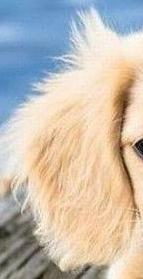
#> input picture Project_3/CIS_581_Project_3_Part_BC/MiniProject/Masks/Floppy_Left_Ear.png, 143 x 279 px
$ python FilterImage.py Masks/Floppy_Left_Ear.png 5   (Python 2 division)
#> lines starting #> are read from the running program, lines starting #| are printed output that depends on the picture
#> in main, target_img is the input picture: shape (279, 143, 3); mean B, G, R 176.7, 187.8, 196.8
'''
  File name: FilterImage.py
  Author:
  Date created:
'''

import argparse
import numpy as np
import cv2
from seamlessCloningPoisson import seamlessCloningPoisson
from getOffsets import getOffsets


def getFeatCoor(t):
    target_gray = cv2.cvtColor(t, cv2.COLOR_BGR2GRAY)
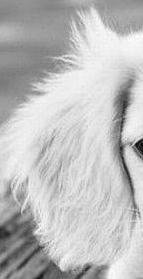
#> target_gray: shape (279, 143); min 1, max 255, mean 189.2

    face_cascade = cv2.CascadeClassifier('haarcascade_frontalface_default.xml')
    eye_cascade = cv2.CascadeClassifier('haarcascade_eye.xml')

    faces = face_cascade.detectMultiScale(target_gray, 1.3, 5)
#> faces = ()

    features = []

    for (x, y, w, h) in faces:
        features.append([(x,y), (x + w, y), (x + w, y + h), (x, y + h)])
        cv2.rectangle(t, (x, y), (x + w, y + h), (255, 0, 0), 2)
        roi_gray = target_gray[y:y + h, x:x + w]
        roi_color = t[y:y + h, x:x + w]
        eyes = eye_cascade.detectMultiScale(roi_gray)
        for (ex, ey, ew, eh) in eyes:
            features.append([(x + ex, y + ey), (x + ex + ew, y + ey), (x + ex + ew, y + ey + eh), (x + ex, y + ey + eh)])
            cv2.rectangle(roi_color, (ex, ey), (ex + ew, ey + eh), (0, 255, 0), 2)
#> this loop made 0 passes
#> after the loop, features = []

#> (the run stopped early here; a loop or call above may not have finished)
